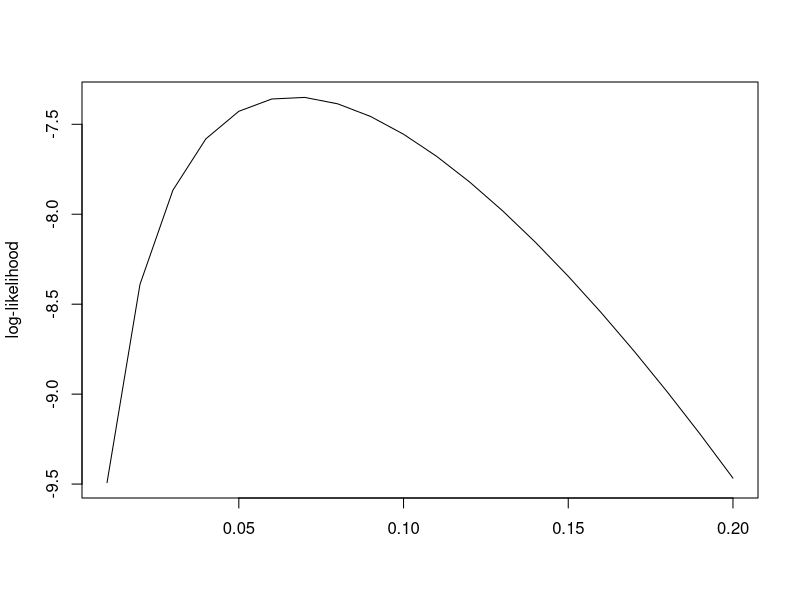
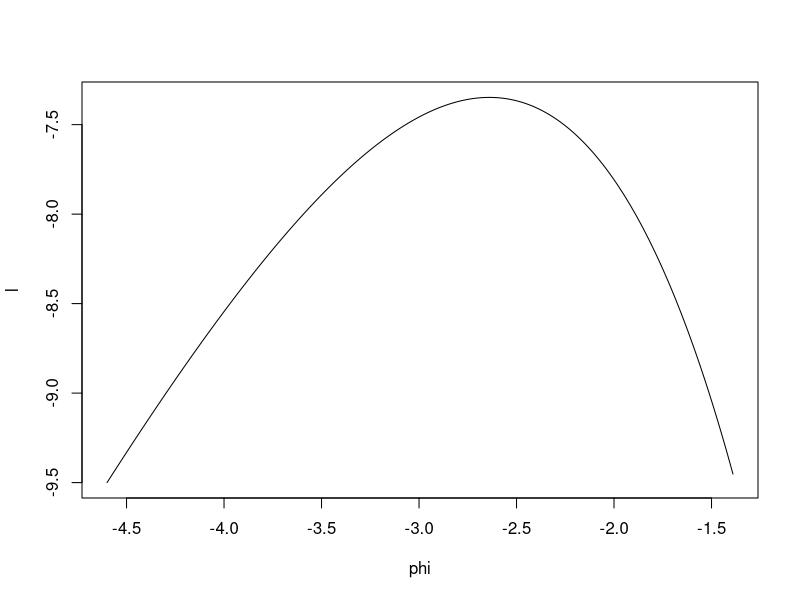
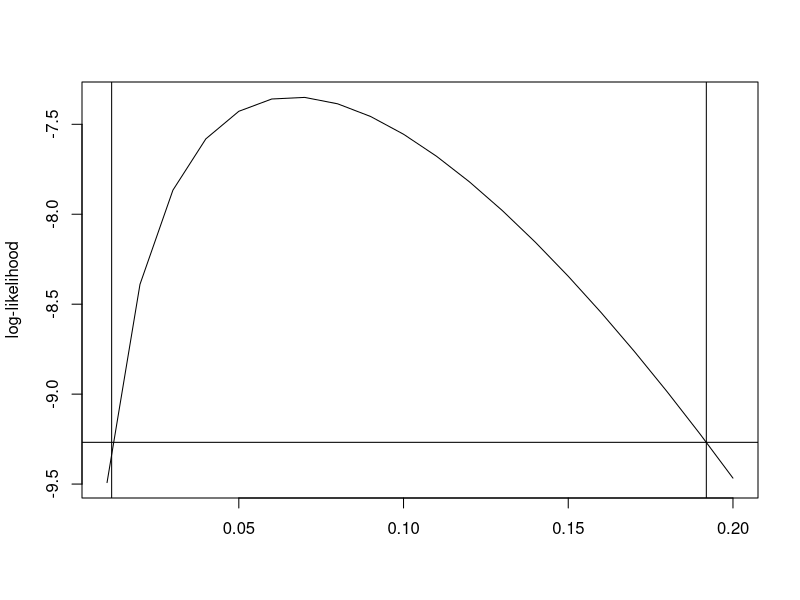

The R source for these figures, in order:
## ---- chunk 1
set.seed(1234)
## ---- chunk 2
p = seq(from=0.01, to=0.2, by=0.01)
y = 2 * log(p) + 28 * log(1-p)
plot(p, y, xlab="", ylab="log-likelihood", type="l")
## ---- chunk 3
phi = seq(-4.6,-1.39, .01)
l = 2 * (phi) + 30 * log(1 / (1 + exp(phi)) )
plot(phi, l, type = 'l')
#par(new = T)
#plot(p, y, xlab="", ylab="log-likelihood", type="l")


## ---- chunk 4
p = seq(from=0.01, to=0.2, by=0.01)
y = 2 * log(p) + 28 * log(1-p) 
plot(p, y, xlab="", ylab="log-likelihood", type="l")
abline(-9.2679008,0)
abline(v = 0.1919152)
abline(v = 0.01139688)
## ---- chunk 5
l = function(p) {2 * log(p) + 28 * log(1 - p) + 9.2679008}
uniroot(l, c(0.01,0.1))[1]
uniroot(l, c(0.1,0.3))[1]
## ---- chunk 6
test <- chisq.test(c(45, 35, 102), p= c(0.2, 0.15, 0.65))

s <- c(45, 35, 102); count <- 182 * c(0.2, 0.15, 0.65)

x2 <- sum( (s - count)^2 / count )
g2 <- 2 * sum( s * log( s / count )  )
